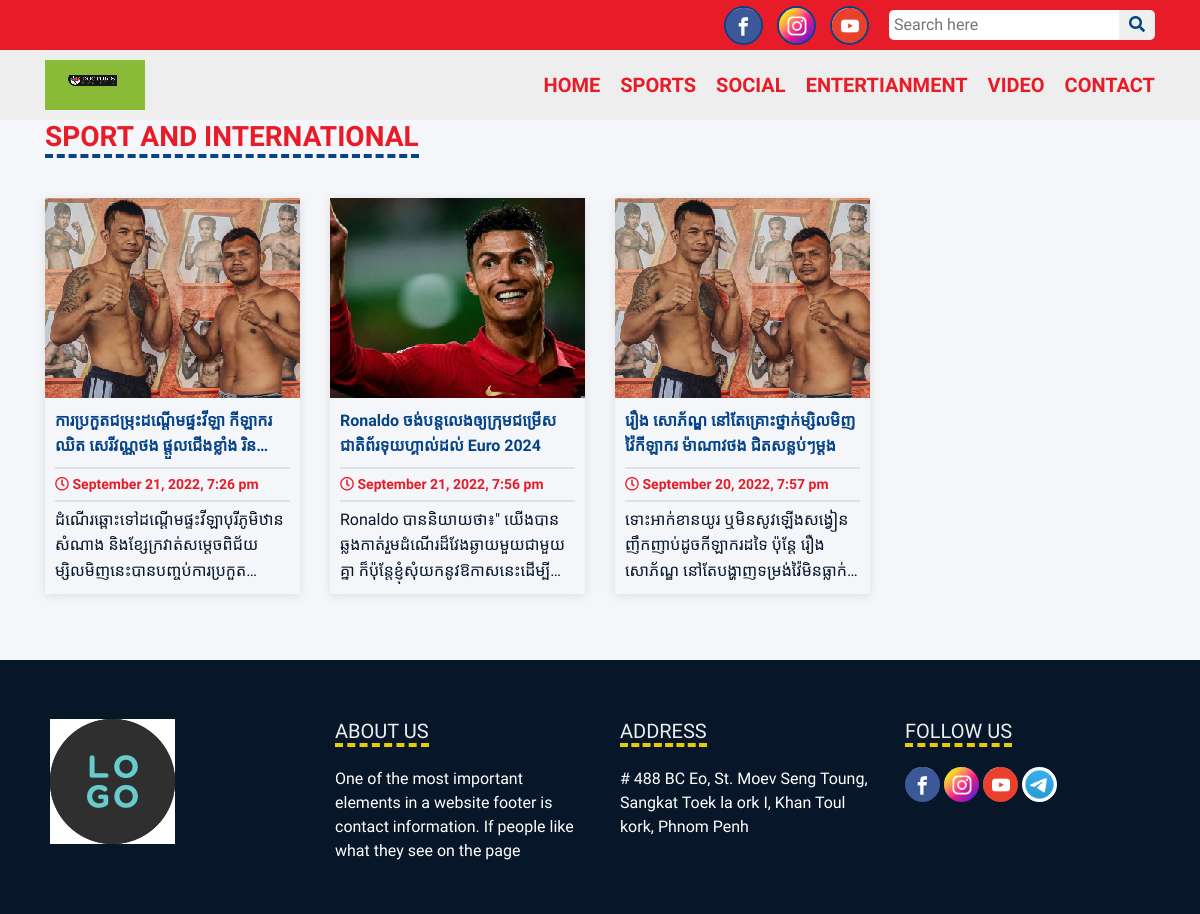
Page /article/category.php?news_type=SPORT&&category=INTERNATIONAL on the committed database.
### tables this page shows
CREATE TABLE IF NOT EXISTS `tbl_social_logo` (
  `id` int(11) NOT NULL AUTO_INCREMENT,
  `thumbnail` varchar(255) NOT NULL,
  `url` varchar(255) NOT NULL,
  PRIMARY KEY (`id`)
);

CREATE TABLE IF NOT EXISTS `tbl_site_logo` (
  `id` int(11) NOT NULL AUTO_INCREMENT,
  `thumbnail` varchar(255) NOT NULL,
  PRIMARY KEY (`id`)
);

CREATE TABLE IF NOT EXISTS `tbl_social_news` (
  `id` int(11) NOT NULL AUTO_INCREMENT,
  `thumbnail` varchar(255) NOT NULL,
  `banner` varchar(255) NOT NULL,
  `title` text NOT NULL,
  `date` varchar(255) NOT NULL,
  `description` text NOT NULL,
  `news_type` varchar(255) NOT NULL,
  `category` varchar(255) NOT NULL,
  PRIMARY KEY (`id`)
);

CREATE TABLE IF NOT EXISTS `tbl_footer_site_logo` (
  `id` int(11) NOT NULL AUTO_INCREMENT,
  `thumbnail` varchar(255) NOT NULL,
  PRIMARY KEY (`id`)
);

### article/category.php (the view)
<?php include('header.php'); ?>
<?php
    $news_type = $_GET['news_type'];
    $category = $_GET['category'];
?>
    <div class="content home">
        <section>
            <div class="container">
                <div class="top-wrap">
                    <h3 class="title text-center"><?php echo $news_type." AND ".$category; ?></h3>
                </div>
                <div class="bottom-wrap">
                    <div class="row">
                        <?php
                            $con->set_charset('utf8');
                            $sql_select = "SELECT * FROM `tbl_social_news` WHERE news_type='".$news_type."' AND category='".$category."' ORDER BY id DESC LIMIT 20";
                            $result_select = $con->query($sql_select);
                            while($row = mysqli_fetch_assoc($result_select)){
                                echo '
                                <div class="col-3">
                                <figure>
                                    <a href="">
                                        <div class="thumbnail">
                                            <img src="assets/image/'.$row['thumbnail'].'" alt="">
                                        </div>
                                        <div class="detail">
                                            <h4 class="title">'.$row['title'].'</h4>
                                            <div class="border"></div>
                                            <div class="date"><i class="far fa-clock"></i> '.$row['date'].'</div>
                                            <div class="border"></div>
                                            <div class="description">
                                                '.$row['description'].'
                                            </div>
                                        </div>
                                    </a>
                                </figure>
                                </div>
                                ';
                            }
                        ?>
                    </div>
                </div>
            </div>
        </section>
    </div>
<?php include('footer.php'); ?>

### article/header.php (shortened to what this page needs)
<?php
    $con = mysqli_connect("localhost", "root", "", "jongdeng_newsdb");
?>
<!DOCTYPE html>
<html lang="en">
    <head>
        <link rel="stylesheet" href="https://maxcdn.bootstrapcdn.com/bootstrap/4.5.2/css/bootstrap.min.css">
        <link rel="stylesheet" href="assets/css/theme.css">
        <link rel="stylesheet" href="assets/css/home.css">
        <link rel="stylesheet" href="assets/css/news-detail.css">
        <link rel="stylesheet" href="assets/css/contact.css">
        <link rel="stylesheet" href="assets/css/search.css">
        <link rel="stylesheet" href="https://pro.fontawesome.com/releases/v5.10.0/css/all.css"/>
        <link rel="stylesheet" type="text/css" href="//cdn.jsdelivr.net/npm/slick-carousel@1.8.1/slick/slick.css"/>
        <link rel="stylesheet" href="https://cdn.jsdelivr.net/npm/@fancyapps/ui@4.0/dist/fancybox.css" />
    </head>
<body>
    <main>
        <header>
            <div class="header-top">
                <div class="container">
                    <div class="wrap-right">
                        <div class="social">
                            <?php
                                $sql_select = "SELECT * FROM `tbl_social_logo` LIMIT 3";
                                $result_select = $con->query($sql_select);
                                while($row = mysqli_fetch_array($result_select)){
                                    echo '
                                        <a href="'.$row[2].'" target="_blank"><img src="assets/image/'.$row['thumbnail'].'"></a>
                                    ';
                                }
                            ?>
                        </div>
                        <div class="search">
                            <form action="search.php" method="get">
                                <input type="text" name="search_query" placeholder="Search here"><button><i class="fas fa-search"></i></button>
                            </form>
                        </div>
                    </div>
                </div>
            </div>
            <div class="header-bottom">
                <div class="container">
                    <div class="logo">
                        <?php
                            $sql_select = "SELECT * FROM `tbl_site_logo`";
                            $result_select = $con->query($sql_select);
                            $row = mysqli_fetch_array($result_select);
                            echo '
                            <a href="index.php"">
                                <img src="assets/image/'.$row[1].'">
                            </a>
                            ';
                        ?>
                    </div>
                    <ul class="main-menu">
                        <li class="nav"><a href="index.php"" class="parent">Home</a></li>
                        <li class="nav main-sport"><a href="javascript:void(0)" class="parent">Sports</a>
                        </li>
                        <li class="nav main-social"><a href="javascript:void(0)" class="parent">Social</a>
                        </li>
                        <li class="nav main-enter"><a href="javascript:void(0)" class="parent">Entertianment</a>
                        </li>
                        <li calss="nav"><a href="video.php" class="parent">Video</a></li>
                        <li calss="nav"><a href="contact.php" class="parent">Contact</a></li>
                    </ul>
                </div>
            </div>
        </header>

### article/footer.php (shortened to what this page needs)
<footer>
    <div class="container">
        <div class="row">
            <div class="col-3">
                <div class="logo">
                    <a href="">
                        <?php
                             $sql_select = "SELECT * FROM `tbl_footer_site_logo`";
                             $result_select = $con->query($sql_select);
                             $row = mysqli_fetch_array($result_select);
                             echo '
                                <img src="assets/image/'.$row[1].'">
                             ';
                        ?>
                    </a>
                </div>
            </div>
            <div class="col-3">
                <div class="about-us">
                    <h5 class="title">About US</h5>
                    <p>One of the most important elements in a website footer is contact information. If people like what they see on the page</p>
                </div>
            </div>
            <div class="col-3">
                <div class="address">
                    <h5 class="title">Address</h5>
                    <p># 488 BC Eo, St. Moev Seng Toung, Sangkat Toek la ork I, Khan Toul kork, Phnom Penh</p>
                </div>
            </div>
            <div class="col-3">
                <div class="follow">
                    <h5 class="title">Follow Us</h5>
                    <?php
                        $sql_select = "SELECT * FROM `tbl_social_logo` LIMIT 4";
                        $result_select = $con->query($sql_select);
                        while($row = mysqli_fetch_array($result_select)){
                            echo '
                                <a href="'.$row['url'].'" target="_blank">
                                    <img src="assets/image/'.$row['thumbnail'].'" alt="" style="border-radius: 50%;">
                                </a>
                            ';
                        }
                    ?>
                </div>
            </div>
        </div>
    </div>
</footer>
    </main>
</body>

### article/assets/css/theme.css (style rules this page uses)
:root { --blue-color : #064489; --red-color : #e81c28; --gray-color : #eeeeee; --white-color : #ffffff; --black-color : #071629; --white-gray-color : #f5f6fa; --yellow-color : #eaca00; --light-blue-color : #019ad7; }
section { margin-bottom: 50px; }
.news-detail .relate-news .title , .home .bottom-wrap .title , .search .bottom-wrap .title { overflow: hidden; text-overflow: ellipsis; display: -webkit-box; -webkit-line-clamp: 2; -webkit-box-orient: vertical; }
.news-detail .relate-news .description , .home .bottom-wrap .description , .search .bottom-wrap .description { overflow: hidden; text-overflow: ellipsis; display: -webkit-box; -webkit-line-clamp: 3; -webkit-box-orient: vertical; }
.header-bottom .container .main-menu li a.parent , .header-bottom .container .sub-menu-sport li a , .header-bottom .container .sub-menu-social li a , .header-bottom .container .sub-menu-enter li a , .header-bottom .sub-menu-sport , .header-bottom .sub-menu-enter , .header-bottom .sub-menu-social , .home .top-wrap a , .home .bottom-wrap .title , .home .bottom-wrap .fa-play-circle , .news-detail .relate-news .title , .header-top .wrap-left a , .contact .wrap-contact .box , .contact .wrap-contact textarea , .contact .wrap-btn button , .contact .wrap-btn .fab , .wrap-follow ul li a , .search .bottom-wrap .title , .search .bottom-wrap .fa-play-circle , .header-bottom.fix , .header-top { -webkit-transition: all 0.3s !important; -moz-transition: all 0.3s !important; -ms-transition: all 0.3s !important; -o-transition: all 0.3s !important; transition: all 0.3s !important; }
.container { width: 1360px; }
body { font-family: 'Exo', sans-serif, 'Kantumruy', sans-serif; background-color: var(--white-gray-color); }
.header-top { height: 50px; display: flex; justify-content: space-between; background-color: var(--red-color); }
.header-top .container { display: flex; align-items: center; justify-content: space-between; }
.header-top .container img { margin-left: 10px; border-radius: 100%; border: 2px solid var(--blue-color); }
.header-top .wrap-right { display: flex; align-items: center; }
.header-top .wrap-right .social { margin-right: 20px; }
.header-top .wrap-right input { border: none; padding: 3px 5px; border-radius: 5px 0 0 5px; }
.header-top .wrap-right button { border: none; padding: 3px 10px; border-radius: 0 5px 5px 0; }
.header-top .wrap-right .search .fa-search:before { color: var(--blue-color); }
.header-bottom { padding: 10px 0; display: flex; align-items: center; background-color: var(--gray-color); }
.header-bottom .container { display: flex; justify-content: space-between; }
.header-bottom .container .main-menu { list-style: none; display: flex; align-items: center; margin: 0; }
.header-bottom .container .main-menu li a.parent { font-weight: bold; font-size: 20px; color: var(--red-color); text-transform: uppercase; margin-left: 20px; }
.header-bottom .nav { display: flex; position: relative; align-items: center; }
footer { padding: 35px; background-color: var(--black-color); }
footer .title { width: fit-content; text-transform: uppercase; color: var(--gray-color); border-bottom: 4px dashed var(--yellow-color); margin-bottom: 20px; }
footer p { color: var(--white-color); }

### article/assets/css/home.css (style rules this page uses)
.home .top-wrap { display: flex; justify-content: space-between; margin-bottom: 40px; }
.home .top-wrap .title { margin: 0; font-weight: bold; color: var(--red-color); border-bottom: 4px dashed var(--blue-color); }
.home .bottom-wrap figure { box-shadow: 0 2px 10px rgb(0 0 0 / 10%); }
.home .bottom-wrap .title { font-size: 16px; color: var(--blue-color); line-height: 1.6; font-weight: bold; }
.home .bottom-wrap .date { font-size: 14px; font-weight: bold; color: var(--red-color); }
.home .bottom-wrap .description { color: var(--black-color); line-height: 1.6; }
.home .bottom-wrap .detail { padding: 10px; }
.home .bottom-wrap .border { margin: 5px 0; }

### rows in the picture
tbl_social_logo: thumbnail (picture)
tbl_social_logo: thumbnail (picture)
tbl_social_logo: thumbnail (picture)
tbl_site_logo: thumbnail (picture)
tbl_social_news: thumbnail (picture), title "ការ​ប្រកួត​ជម្រុះ​ដណ្ដើម​ផ្ទះ​វីឡា​ កីឡាករ​ ឈិត​ សេរីវណ្ណថង​ ផ្ដួល​ជើង​ខ្លាំង​…", date "September 21, 2022, 7:26 pm", description "ដំណើរ​ឆ្ពោះ​ទៅ​ដណ្ដើម​ផ្ទះ​វីឡា​បុរី​ភូមិឋាន​សំណាង​…"
tbl_social_news: thumbnail (picture), title "Ronaldo ចង់​បន្ត​លេង​ឲ្យ​ក្រុម​ជម្រើស​ជាតិ​ព័រទុយហ្គាល់​ដល់​​ Euro 2024", date "September 21, 2022, 7:56 pm", description "Ronaldo បាន​និយាយ​ថា​៖\"…"
tbl_social_news: thumbnail (picture), title "រឿង​ សោភ័ណ្ឌ​ នៅ​តែ​គ្រោះថ្នាក់​ម្សិលមិញ​វ៉ៃ​កីឡាករ​ ម៉ាណាវថង​ ជិត​សន្លប់ៗ​ម្ដង​", date "September 20, 2022, 7:57 pm", description "ទោះ​អាក់ខាន​យូរ​ ឬ​មិន​សូវ​ឡើង​សង្វៀន​ញឹកញាប់​ដូច​កីឡាករ​ដទៃ​ ប៉ុន្តែ​ រឿង​…"
tbl_footer_site_logo: thumbnail (picture)
tbl_social_logo: thumbnail (picture)

### other values in the picture
$news_type "SPORT"
$category "INTERNATIONAL"
